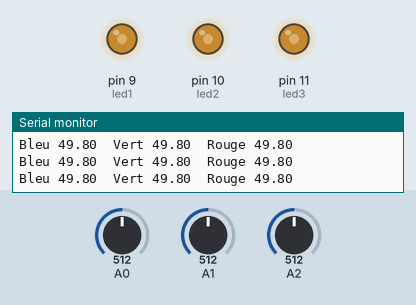
Simulated run of this sketch. Board: Arduino Uno, built with avr-gcc and run on an emulated ATmega328P. Parts: output pins drawn as LEDs (lit = HIGH), the last lines printed to the serial monitor. The inputs (shaded band) are chosen by the test bench; at power-on: A0 = 512, A1 = 512, A2 = 512.

Above: at 1.3 s.
1.4 s: A0 set to 716
At 2.5 s:
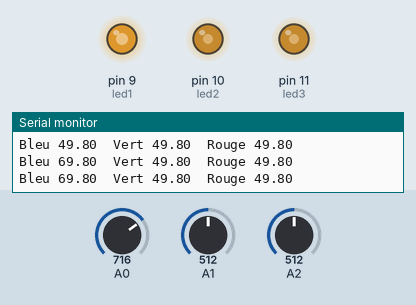
3.0 s: A1 set to 716
At 3.8 s:
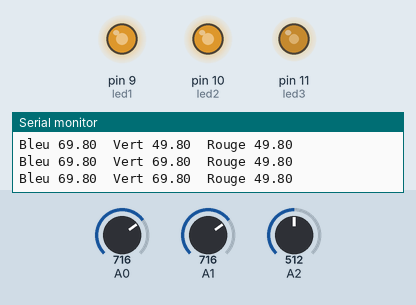
4.5 s: A2 set to 716
At 5.2 s:
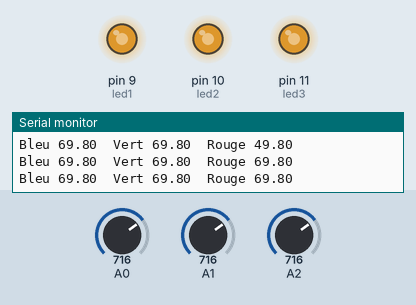
6.0 s: A0 set to 900
At 6.5 s:
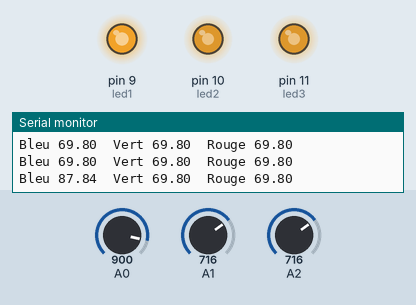
7.5 s: A1 set to 900
At 7.9 s:
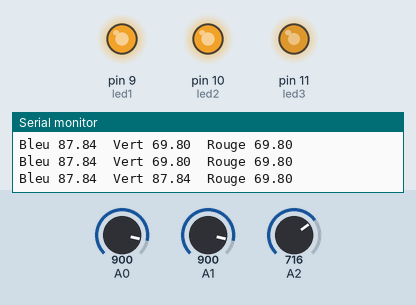
9.0 s: A2 set to 900
At 10.5 s:
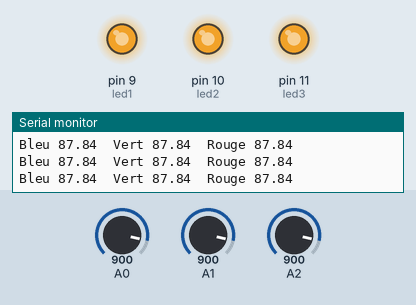
Timing chart, 0 to 11.5 s (numbered marks = the images above; inputs shaded):
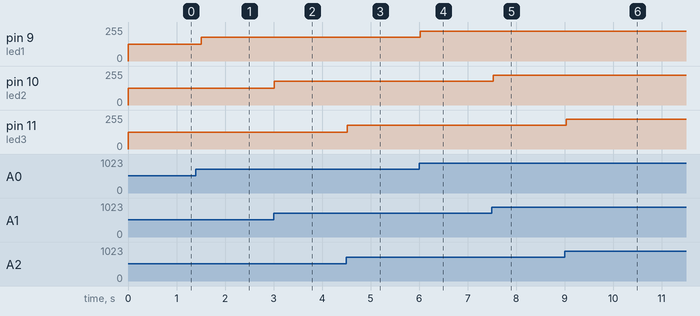

Measured:
- after the input at 1.4 s, pin 9 (led1): 127/255 → 178/255 after 0.11 s
- after the input at 3.0 s, pin 10 (led2): 127/255 → 178/255 at once
- after the input at 4.5 s, pin 11 (led3): 127/255 → 178/255 at once
- after the input at 6.0 s, pin 9 (led1): 178/255 → 224/255 at once
- after the input at 7.5 s, pin 10 (led2): 178/255 → 224/255 at once
- after the input at 9.0 s, pin 11 (led3): 178/255 → 224/255 at once

The sketch:

_3potar_To_RGB.ino
```cpp
int led1 = 9;
int led2 = 10;
int led3 = 11;
int pot1 = 0;
int pot2 = 0;
int pot3 = 0;
int lum1 = 0;
int lum2 = 0;
int lum3 = 0;

void setup() {
  pinMode (led1, OUTPUT);
  pinMode (led2, OUTPUT);
  pinMode (led3, OUTPUT);
  Serial.begin(9600);

  }

void loop() {

  pot1 = analogRead(A0);
  pot2 = analogRead(A1);
  pot3 = analogRead(A2);

  lum1 = map(pot1, 0, 1023, 0, 255);
  lum2 = map(pot2, 0, 1023, 0, 255);
  lum3 = map(pot3, 0, 1023, 0, 255);

  analogWrite(led1, lum1);
  analogWrite(led2, lum2);
  analogWrite(led3, lum3);

  Serial.print("Bleu ");
  Serial.print(lum1/2.55);
  Serial.print("  Vert ");
  Serial.print(lum2/2.55);
  Serial.print("  Rouge ");
  Serial.println(lum3/2.55);
  delay(500);

}
```
